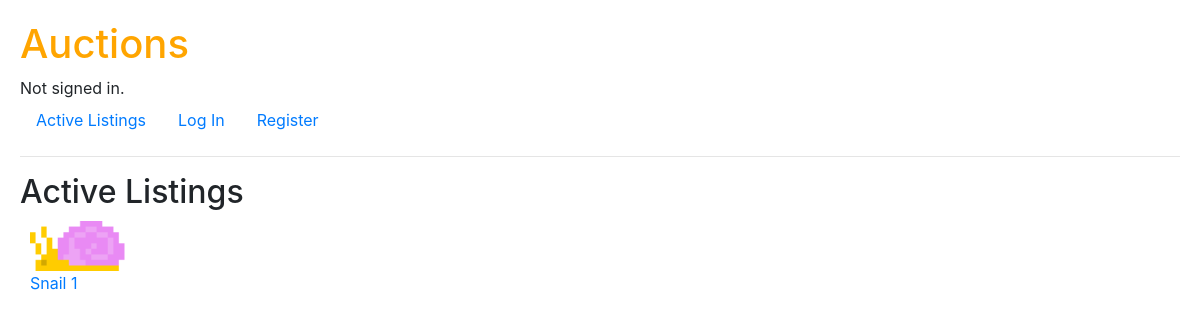
Before: / with the older database file.
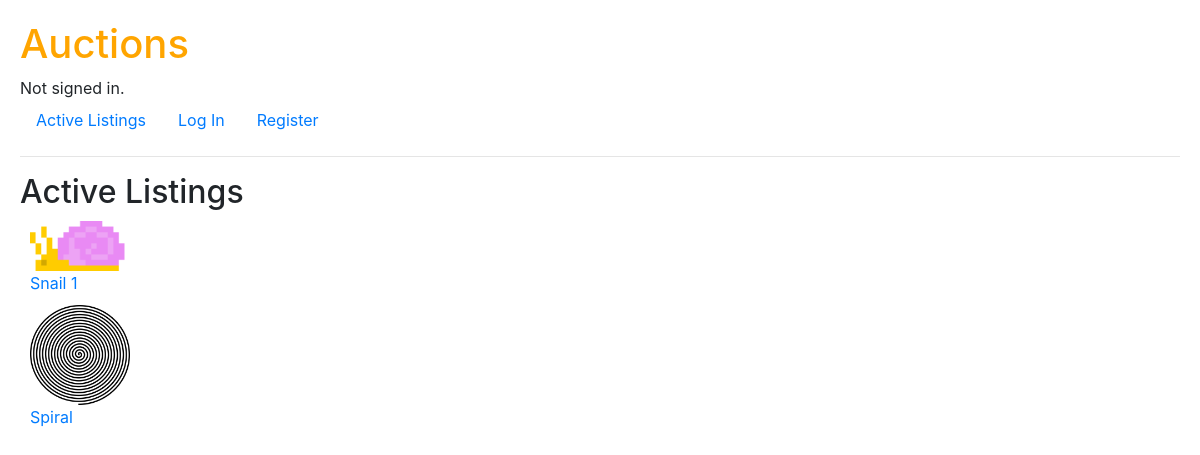
After: the same page with the newer database file.
### auctions/models.py (models this page shows, shortened)
class Listing(models.Model):
    title = models.CharField(max_length=125)
    description = models.CharField(max_length=250, blank=True)
    start_bid = models.DecimalField(max_digits=7, decimal_places=2)
    image = models.ImageField(upload_to='media', null=True, blank=True)
    is_active = models.BooleanField(default=True)
    category = models.CharField(max_length=45, null=True, blank=True)

### auctions/views.py (the view)
# urls.py: path("", views.index, name="index"),
def index(request):
    user = request.user
    return render(request, "auctions/index.html", {
        "listings": Listing.objects.all(),
        "user": user
    })

### auctions/templates/auctions/index.html (shortened to what this page needs)
{% extends "auctions/layout.html" %}
{% block body %}
    <h2>Active Listings</h2>
    {% for listing in listings %}
    {% if listing.is_active %}
    <div class="active-container">
        <a href="{% url 'listing' listing.id %}"><img src="{{ listing.image.url }}">{{ listing.title }}</a> <br>
    </div>
    {% endif %}
    {% endfor %}
{% endblock %}

Changed rows visible on the page:
added Listing: image (picture), title "Spiral"
